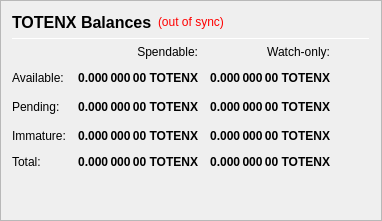
                   <widget class="QFrame" name="frame_Balances">
                    <property name="frameShape">
                     <enum>QFrame::StyledPanel</enum>
                    </property>
                    <property name="frameShadow">
                     <enum>QFrame::Raised</enum>
                    </property>
                    <layout class="QVBoxLayout" name="verticalLayout_4">
                     <item>
                      <layout class="QHBoxLayout" name="horizontalLayout_4">
                       <item>
                        <widget class="QLabel" name="label_5">
                         <property name="minimumSize">
                          <size>
                           <width>0</width>
                           <height>20</height>
                          </size>
                         </property>
                         <property name="font">
                          <font>
                           <pointsize>12</pointsize>
                           <weight>75</weight>
                           <bold>true</bold>
                          </font>
                         </property>
                         <property name="text">
                          <string>TOTENX Balances</string>
                         </property>
                        </widget>
                       </item>
                       <item>
                        <widget class="QLabel" name="labelWalletStatus">
                         <property name="cursor">
                          <cursorShape>WhatsThisCursor</cursorShape>
                         </property>
                         <property name="toolTip">
                          <string>The displayed information may be out of date. Your wallet automatically synchronizes with the TOTEM network after a connection is established, but this process has not completed yet.</string>
                         </property>
                         <property name="styleSheet">
                          <string notr="true">QLabel { color: red; }</string>
                         </property>
                         <property name="text">
                          <string notr="true">(out of sync)</string>
                         </property>
                         <property name="alignment">
                          <set>Qt::AlignLeading|Qt::AlignLeft|Qt::AlignVCenter</set>
                         </property>
                        </widget>
                       </item>
                       <item>
                        <spacer name="horizontalSpacer_3">
                         <property name="orientation">
                          <enum>Qt::Horizontal</enum>
                         </property>
                         <property name="sizeHint" stdset="0">
                          <size>
                           <width>40</width>
                           <height>20</height>
                          </size>
                         </property>
                        </spacer>
                       </item>
                      </layout>
                     </item>
                     <item>
                      <widget class="Line" name="line_Balance">
                       <property name="minimumSize">
                        <size>
                         <width>0</width>
                         <height>1</height>
                        </size>
                       </property>
                       <property name="maximumSize">
                        <size>
                         <width>16777215</width>
                         <height>1</height>
                        </size>
                       </property>
                       <property name="orientation">
                        <enum>Qt::Horizontal</enum>
                       </property>
                      </widget>
                     </item>
                     <item>
                      <layout class="QGridLayout" name="gridLayout">
                       <property name="spacing">
                        <number>12</number>
                       </property>
                       <item row="2" column="2">
                        <widget class="QLabel" name="labelWatchPending">
                         <property name="font">
                          <font>
                           <weight>75</weight>
                           <bold>true</bold>
                          </font>
                         </property>
                         <property name="cursor">
                          <cursorShape>IBeamCursor</cursorShape>
                         </property>
                         <property name="toolTip">
                          <string>Unconfirmed transactions to watch-only addresses</string>
                         </property>
                         <property name="text">
                          <string notr="true">0.000 000 00 TOTENX</string>
                         </property>
                         <property name="alignment">
                          <set>Qt::AlignRight|Qt::AlignTrailing|Qt::AlignVCenter</set>
                         </property>
                         <property name="textInteractionFlags">
                          <set>Qt::LinksAccessibleByMouse|Qt::TextSelectableByKeyboard|Qt::TextSelectableByMouse</set>
                         </property>
                        </widget>
                       </item>
                       <item row="2" column="1">
                        <widget class="QLabel" name="labelUnconfirmed">
                         <property name="font">
                          <font>
                           <weight>75</weight>
                           <bold>true</bold>
                          </font>
                         </property>
                         <property name="cursor">
                          <cursorShape>IBeamCursor</cursorShape>
                         </property>
                         <property name="toolTip">
                          <string>Total of transactions that have yet to be confirmed, and do not yet count toward the spendable balance</string>
                         </property>
                         <property name="text">
                          <string notr="true">0.000 000 00 TOTENX</string>
                         </property>
                         <property name="alignment">
                          <set>Qt::AlignRight|Qt::AlignTrailing|Qt::AlignVCenter</set>
                         </property>
                         <property name="textInteractionFlags">
                          <set>Qt::LinksAccessibleByMouse|Qt::TextSelectableByKeyboard|Qt::TextSelectableByMouse</set>
                         </property>
                        </widget>
                       </item>
                       <item row="3" column="2">
                        <widget class="QLabel" name="labelWatchImmature">
                         <property name="font">
                          <font>
                           <weight>75</weight>
                           <bold>true</bold>
                          </font>
                         </property>
                         <property name="cursor">
                          <cursorShape>IBeamCursor</cursorShape>
                         </property>
                         <property name="toolTip">
                          <string>Staked or masternode rewards in watch-only addresses that has not yet matured</string>
                         </property>
                         <property name="text">
                          <string notr="true">0.000 000 00 TOTENX</string>
                         </property>
                         <property name="alignment">
                          <set>Qt::AlignRight|Qt::AlignTrailing|Qt::AlignVCenter</set>
                         </property>
                         <property name="textInteractionFlags">
                          <set>Qt::LinksAccessibleByMouse|Qt::TextSelectableByKeyboard|Qt::TextSelectableByMouse</set>
                         </property>
                        </widget>
                       </item>
                       <item row="4" column="0">
                        <widget class="QLabel" name="labelTotalText">
                         <property name="text">
                          <string>Total:</string>
                         </property>
                        </widget>
                       </item>
                       <item row="3" column="1">
                        <widget class="QLabel" name="labelImmature">
                         <property name="font">
                          <font>
                           <weight>75</weight>
                           <bold>true</bold>
                          </font>
                         </property>
                         <property name="cursor">
                          <cursorShape>IBeamCursor</cursorShape>
                         </property>
                         <property name="toolTip">
                          <string>Staked or masternode rewards that has not yet matured</string>
                         </property>
                         <property name="text">
                          <string notr="true">0.000 000 00 TOTENX</string>
                         </property>
                         <property name="alignment">
                          <set>Qt::AlignRight|Qt::AlignTrailing|Qt::AlignVCenter</set>
                         </property>
                         <property name="textInteractionFlags">
                          <set>Qt::LinksAccessibleByMouse|Qt::TextSelectableByKeyboard|Qt::TextSelectableByMouse</set>
                         </property>
                        </widget>
                       </item>
                       <item row="2" column="3">
                        <spacer name="horizontalSpacer_2">
                         <property name="orientation">
                          <enum>Qt::Horizontal</enum>
                         </property>
                         <property name="sizeHint" stdset="0">
                          <size>
                           <width>40</width>
                           <height>20</height>
                          </size>
                         </property>
                        </spacer>
                       </item>
                       <item row="3" column="0">
                        <widget class="QLabel" name="labelImmatureText">
                         <property name="text">
                          <string>Immature:</string>
                         </property>
                        </widget>
                       </item>
                       <item row="4" column="1">
                        <widget class="QLabel" name="labelTotal">
                         <property name="font">
                          <font>
                           <weight>75</weight>
                           <bold>true</bold>
                          </font>
                         </property>
                         <property name="cursor">
                          <cursorShape>IBeamCursor</cursorShape>
                         </property>
                         <property name="toolTip">
                          <string>Your current total balance</string>
                         </property>
                         <property name="text">
                          <string notr="true">0.000 000 00 TOTENX</string>
                         </property>
                         <property name="alignment">
                          <set>Qt::AlignRight|Qt::AlignTrailing|Qt::AlignVCenter</set>
                         </property>
                         <property name="textInteractionFlags">
                          <set>Qt::LinksAccessibleByMouse|Qt::TextSelectableByKeyboard|Qt::TextSelectableByMouse</set>
                         </property>
                        </widget>
                       </item>
                       <item row="4" column="2">
                        <widget class="QLabel" name="labelWatchTotal">
                         <property name="font">
                          <font>
                           <weight>75</weight>
                           <bold>true</bold>
                          </font>
                         </property>
                         <property name="cursor">
                          <cursorShape>IBeamCursor</cursorShape>
                         </property>
                         <property name="toolTip">
                          <string>Current total balance in watch-only addresses</string>
                         </property>
                         <property name="text">
                          <string notr="true">0.000 000 00 TOTENX</string>
                         </property>
                         <property name="alignment">
                          <set>Qt::AlignRight|Qt::AlignTrailing|Qt::AlignVCenter</set>
                         </property>
                         <property name="textInteractionFlags">
                          <set>Qt::LinksAccessibleByMouse|Qt::TextSelectableByKeyboard|Qt::TextSelectableByMouse</set>
                         </property>
                        </widget>
                       </item>
                       <item row="0" column="2">
                        <widget class="QLabel" name="labelWatchonly">
                         <property name="text">
                          <string>Watch-only:</string>
                         </property>
                         <property name="alignment">
                          <set>Qt::AlignRight|Qt::AlignTrailing|Qt::AlignVCenter</set>
                         </property>
                        </widget>
                       </item>
                       <item row="1" column="0">
                        <widget class="QLabel" name="labelBalanceText">
                         <property name="text">
                          <string>Available:</string>
                         </property>
                        </widget>
                       </item>
                       <item row="1" column="1">
                        <widget class="QLabel" name="labelBalance">
                         <property name="font">
                          <font>
                           <weight>75</weight>
                           <bold>true</bold>
                          </font>
                         </property>
                         <property name="cursor">
                          <cursorShape>IBeamCursor</cursorShape>
                         </property>
                         <property name="toolTip">
                          <string>Your current spendable balance</string>
                         </property>
                         <property name="text">
                          <string notr="true">0.000 000 00 TOTENX</string>
                         </property>
                         <property name="alignment">
                          <set>Qt::AlignRight|Qt::AlignTrailing|Qt::AlignVCenter</set>
                         </property>
                         <property name="textInteractionFlags">
                          <set>Qt::LinksAccessibleByMouse|Qt::TextSelectableByKeyboard|Qt::TextSelectableByMouse</set>
                         </property>
                        </widget>
                       </item>
                       <item row="1" column="2">
                        <widget class="QLabel" name="labelWatchAvailable">
                         <property name="font">
                          <font>
                           <weight>75</weight>
                           <bold>true</bold>
                          </font>
                         </property>
                         <property name="cursor">
                          <cursorShape>IBeamCursor</cursorShape>
                         </property>
                         <property name="toolTip">
                          <string>Your current balance in watch-only addresses</string>
                         </property>
                         <property name="text">
                          <string notr="true">0.000 000 00 TOTENX</string>
                         </property>
                         <property name="alignment">
                          <set>Qt::AlignRight|Qt::AlignTrailing|Qt::AlignVCenter</set>
                         </property>
                         <property name="textInteractionFlags">
                          <set>Qt::LinksAccessibleByMouse|Qt::TextSelectableByKeyboard|Qt::TextSelectableByMouse</set>
                         </property>
                        </widget>
                       </item>
                       <item row="2" column="0">
                        <widget class="QLabel" name="labelPendingText">
                         <property name="text">
                          <string>Pending:</string>
                         </property>
                        </widget>
                       </item>
                       <item row="0" column="1">
                        <widget class="QLabel" name="labelSpendable">
                         <property name="text">
                          <string>Spendable:</string>
                         </property>
                         <property name="alignment">
                          <set>Qt::AlignRight|Qt::AlignTrailing|Qt::AlignVCenter</set>
                         </property>
                        </widget>
                       </item>
                      </layout>
                     </item>
                     <item>
                      <spacer name="verticalSpacer">
                       <property name="orientation">
                        <enum>Qt::Vertical</enum>
                       </property>
                       <property name="sizeHint" stdset="0">
                        <size>
                         <width>20</width>
                         <height>40</height>
                        </size>
                       </property>
                      </spacer>
                     </item>
                    </layout>
                   </widget>
